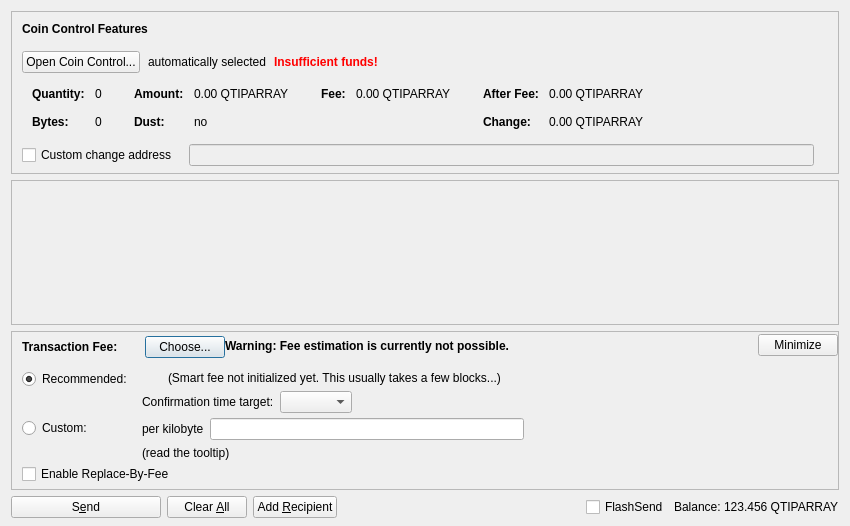
<?xml version="1.0" encoding="UTF-8"?>
<ui version="4.0">
 <class>SendCoinsDialog</class>
 <widget class="QDialog" name="SendCoinsDialog">
  <property name="geometry">
   <rect>
    <x>0</x>
    <y>0</y>
    <width>850</width>
    <height>526</height>
   </rect>
  </property>
  <property name="windowTitle">
   <string>Send Coins</string>
  </property>
  <layout class="QVBoxLayout" name="verticalLayout" stretch="0,1,0,0">
   <property name="bottomMargin">
    <number>8</number>
   </property>
   <item>
    <widget class="QFrame" name="frameCoinControl">
     <property name="sizePolicy">
      <sizepolicy hsizetype="Expanding" vsizetype="Expanding">
       <horstretch>0</horstretch>
       <verstretch>0</verstretch>
      </sizepolicy>
     </property>
     <property name="maximumSize">
      <size>
       <width>16777215</width>
       <height>16777215</height>
      </size>
     </property>
     <property name="frameShape">
      <enum>QFrame::StyledPanel</enum>
     </property>
     <property name="frameShadow">
      <enum>QFrame::Sunken</enum>
     </property>
     <layout class="QVBoxLayout" name="verticalLayoutCoinControl2">
      <property name="spacing">
       <number>0</number>
      </property>
      <property name="leftMargin">
       <number>0</number>
      </property>
      <property name="topMargin">
       <number>0</number>
      </property>
      <property name="rightMargin">
       <number>0</number>
      </property>
      <property name="bottomMargin">
       <number>6</number>
      </property>
      <item>
       <layout class="QVBoxLayout" name="verticalLayoutCoinControl" stretch="0,0,0,0,1">
        <property name="spacing">
         <number>0</number>
        </property>
        <property name="leftMargin">
         <number>10</number>
        </property>
        <property name="topMargin">
         <number>10</number>
        </property>
        <item>
         <layout class="QHBoxLayout" name="horizontalLayoutCoinControl1">
          <property name="bottomMargin">
           <number>15</number>
          </property>
          <item>
           <widget class="QLabel" name="labelCoinControlFeatures">
            <property name="sizePolicy">
             <sizepolicy hsizetype="Preferred" vsizetype="Maximum">
              <horstretch>0</horstretch>
              <verstretch>0</verstretch>
             </sizepolicy>
            </property>
            <property name="font">
             <font>
              <weight>75</weight>
              <bold>true</bold>
             </font>
            </property>
            <property name="styleSheet">
             <string notr="true">font-weight:bold;</string>
            </property>
            <property name="text">
             <string>Coin Control Features</string>
            </property>
           </widget>
          </item>
         </layout>
        </item>
        <item>
         <layout class="QHBoxLayout" name="horizontalLayoutCoinControl2" stretch="0,0,0,0">
          <property name="spacing">
           <number>8</number>
          </property>
          <property name="bottomMargin">
           <number>10</number>
          </property>
          <item>
           <widget class="QPushButton" name="pushButtonCoinControl">
            <property name="styleSheet">
             <string notr="true"/>
            </property>
            <property name="text">
             <string>Open Coin Control...</string>
            </property>
            <property name="autoDefault">
             <bool>false</bool>
            </property>
           </widget>
          </item>
          <item>
           <widget class="QLabel" name="labelCoinControlAutomaticallySelected">
            <property name="text">
             <string>automatically selected</string>
            </property>
            <property name="margin">
             <number>5</number>
            </property>
           </widget>
          </item>
          <item>
           <widget class="QLabel" name="labelCoinControlInsuffFunds">
            <property name="font">
             <font>
              <weight>75</weight>
              <bold>true</bold>
             </font>
            </property>
            <property name="styleSheet">
             <string notr="true">color:red;font-weight:bold;</string>
            </property>
            <property name="text">
             <string>Insufficient funds!</string>
            </property>
            <property name="margin">
             <number>5</number>
            </property>
           </widget>
          </item>
          <item>
           <spacer name="horizontalSpacerCoinControl">
            <property name="orientation">
             <enum>Qt::Horizontal</enum>
            </property>
            <property name="sizeHint" stdset="0">
             <size>
              <width>40</width>
              <height>1</height>
             </size>
            </property>
           </spacer>
          </item>
         </layout>
        </item>
        <item>
         <widget class="QWidget" name="widgetCoinControl" native="true">
          <property name="sizePolicy">
           <sizepolicy hsizetype="Preferred" vsizetype="Preferred">
            <horstretch>0</horstretch>
            <verstretch>0</verstretch>
           </sizepolicy>
          </property>
          <property name="minimumSize">
           <size>
            <width>0</width>
            <height>0</height>
           </size>
          </property>
          <property name="styleSheet">
           <string notr="true"/>
          </property>
          <layout class="QHBoxLayout" name="horizontalLayoutCoinControl5">
           <property name="leftMargin">
            <number>0</number>
           </property>
           <property name="topMargin">
            <number>0</number>
           </property>
           <property name="rightMargin">
            <number>0</number>
           </property>
           <property name="bottomMargin">
            <number>0</number>
           </property>
           <item>
            <layout class="QHBoxLayout" name="horizontalLayoutCoinControl3" stretch="0,0,0,1">
             <property name="spacing">
              <number>20</number>
             </property>
             <property name="topMargin">
              <number>0</number>
             </property>
             <property name="bottomMargin">
              <number>10</number>
             </property>
             <item>
              <layout class="QFormLayout" name="formLayoutCoinControl1">
               <property name="horizontalSpacing">
                <number>10</number>
               </property>
               <property name="verticalSpacing">
                <number>14</number>
               </property>
               <property name="leftMargin">
                <number>10</number>
               </property>
               <property name="topMargin">
                <number>4</number>
               </property>
               <property name="rightMargin">
                <number>6</number>
               </property>
               <item row="0" column="0">
                <widget class="QLabel" name="labelCoinControlQuantityText">
                 <property name="font">
                  <font>
                   <weight>75</weight>
                   <bold>true</bold>
                  </font>
                 </property>
                 <property name="text">
                  <string>Quantity:</string>
                 </property>
                 <property name="margin">
                  <number>0</number>
                 </property>
                </widget>
               </item>
               <item row="0" column="1">
                <widget class="QLabel" name="labelCoinControlQuantity">
                 <property name="cursor">
                  <cursorShape>IBeamCursor</cursorShape>
                 </property>
                 <property name="contextMenuPolicy">
                  <enum>Qt::ActionsContextMenu</enum>
                 </property>
                 <property name="text">
                  <string notr="true">0</string>
                 </property>
                 <property name="margin">
                  <number>0</number>
                 </property>
                 <property name="textInteractionFlags">
                  <set>Qt::LinksAccessibleByMouse|Qt::TextSelectableByKeyboard|Qt::TextSelectableByMouse</set>
                 </property>
                </widget>
               </item>
               <item row="1" column="0">
                <widget class="QLabel" name="labelCoinControlBytesText">
                 <property name="font">
                  <font>
                   <weight>75</weight>
                   <bold>true</bold>
                  </font>
                 </property>
                 <property name="text">
                  <string>Bytes:</string>
                 </property>
                </widget>
               </item>
               <item row="1" column="1">
                <widget class="QLabel" name="labelCoinControlBytes">
                 <property name="cursor">
                  <cursorShape>IBeamCursor</cursorShape>
                 </property>
                 <property name="contextMenuPolicy">
                  <enum>Qt::ActionsContextMenu</enum>
                 </property>
                 <property name="text">
                  <string notr="true">0</string>
                 </property>
                 <property name="textInteractionFlags">
                  <set>Qt::LinksAccessibleByMouse|Qt::TextSelectableByKeyboard|Qt::TextSelectableByMouse</set>
                 </property>
                </widget>
               </item>
              </layout>
             </item>
             <item>
              <layout class="QFormLayout" name="formLayoutCoinControl2">
               <property name="horizontalSpacing">
                <number>10</number>
               </property>
               <property name="verticalSpacing">
                <number>14</number>
               </property>
               <property name="leftMargin">
                <number>6</number>
               </property>
               <property name="topMargin">
                <number>4</number>
               </property>
               <property name="rightMargin">
                <number>6</number>
               </property>
               <item row="0" column="0">
                <widget class="QLabel" name="labelCoinControlAmountText">
                 <property name="font">
                  <font>
                   <weight>75</weight>
                   <bold>true</bold>
                  </font>
                 </property>
                 <property name="text">
                  <string>Amount:</string>
                 </property>
                 <property name="margin">
                  <number>0</number>
                 </property>
                </widget>
               </item>
               <item row="0" column="1">
                <widget class="QLabel" name="labelCoinControlAmount">
                 <property name="cursor">
                  <cursorShape>IBeamCursor</cursorShape>
                 </property>
                 <property name="contextMenuPolicy">
                  <enum>Qt::ActionsContextMenu</enum>
                 </property>
                 <property name="text">
                  <string notr="true">0.00 QTIPARRAY</string>
                 </property>
                 <property name="textInteractionFlags">
                  <set>Qt::LinksAccessibleByMouse|Qt::TextSelectableByKeyboard|Qt::TextSelectableByMouse</set>
                 </property>
                </widget>
               </item>
               <item row="1" column="0">
                <widget class="QLabel" name="labelCoinControlLowOutputText">
                 <property name="font">
                  <font>
                   <weight>75</weight>
                   <bold>true</bold>
                  </font>
                 </property>
                 <property name="text">
                  <string>Dust:</string>
                 </property>
                </widget>
               </item>
               <item row="1" column="1">
                <widget class="QLabel" name="labelCoinControlLowOutput">
                 <property name="cursor">
                  <cursorShape>IBeamCursor</cursorShape>
                 </property>
                 <property name="contextMenuPolicy">
                  <enum>Qt::ActionsContextMenu</enum>
                 </property>
                 <property name="text">
                  <string notr="true">no</string>
                 </property>
                 <property name="textInteractionFlags">
                  <set>Qt::LinksAccessibleByMouse|Qt::TextSelectableByKeyboard|Qt::TextSelectableByMouse</set>
                 </property>
                </widget>
               </item>
              </layout>
             </item>
             <item>
              <layout class="QFormLayout" name="formLayoutCoinControl3">
               <property name="horizontalSpacing">
                <number>10</number>
               </property>
               <property name="verticalSpacing">
                <number>14</number>
               </property>
               <property name="leftMargin">
                <number>6</number>
               </property>
               <property name="topMargin">
                <number>4</number>
               </property>
               <property name="rightMargin">
                <number>6</number>
               </property>
               <item row="0" column="0">
                <widget class="QLabel" name="labelCoinControlFeeText">
                 <property name="font">
                  <font>
                   <weight>75</weight>
                   <bold>true</bold>
                  </font>
                 </property>
                 <property name="text">
                  <string>Fee:</string>
                 </property>
                 <property name="margin">
                  <number>0</number>
                 </property>
                </widget>
               </item>
               <item row="0" column="1">
                <widget class="QLabel" name="labelCoinControlFee">
                 <property name="cursor">
                  <cursorShape>IBeamCursor</cursorShape>
                 </property>
                 <property name="contextMenuPolicy">
                  <enum>Qt::ActionsContextMenu</enum>
                 </property>
                 <property name="text">
                  <string notr="true">0.00 QTIPARRAY</string>
                 </property>
                 <property name="textInteractionFlags">
                  <set>Qt::LinksAccessibleByMouse|Qt::TextSelectableByKeyboard|Qt::TextSelectableByMouse</set>
                 </property>
                </widget>
               </item>
              </layout>
             </item>
             <item>
              <layout class="QFormLayout" name="formLayoutCoinControl4">
               <property name="horizontalSpacing">
                <number>10</number>
               </property>
               <property name="verticalSpacing">
                <number>14</number>
               </property>
               <property name="leftMargin">
                <number>6</number>
               </property>
               <property name="topMargin">
                <number>4</number>
               </property>
               <property name="rightMargin">
                <number>6</number>
               </property>
               <item row="0" column="0">
                <widget class="QLabel" name="labelCoinControlAfterFeeText">
                 <property name="font">
                  <font>
                   <weight>75</weight>
                   <bold>true</bold>
                  </font>
                 </property>
                 <property name="text">
                  <string>After Fee:</string>
                 </property>
                 <property name="margin">
                  <number>0</number>
                 </property>
                </widget>
               </item>
               <item row="0" column="1">
                <widget class="QLabel" name="labelCoinControlAfterFee">
                 <property name="cursor">
                  <cursorShape>IBeamCursor</cursorShape>
                 </property>
                 <property name="contextMenuPolicy">
                  <enum>Qt::ActionsContextMenu</enum>
                 </property>
                 <property name="text">
                  <string notr="true">0.00 QTIPARRAY</string>
                 </property>
                 <property name="textInteractionFlags">
                  <set>Qt::LinksAccessibleByMouse|Qt::TextSelectableByKeyboard|Qt::TextSelectableByMouse</set>
                 </property>
                </widget>
               </item>
               <item row="1" column="0">
                <widget class="QLabel" name="labelCoinControlChangeText">
                 <property name="font">
                  <font>
                   <weight>75</weight>
                   <bold>true</bold>
                  </font>
                 </property>
                 <property name="text">
                  <string>Change:</string>
                 </property>
                </widget>
               </item>
               <item row="1" column="1">
                <widget class="QLabel" name="labelCoinControlChange">
                 <property name="cursor">
                  <cursorShape>IBeamCursor</cursorShape>
                 </property>
                 <property name="contextMenuPolicy">
                  <enum>Qt::ActionsContextMenu</enum>
                 </property>
                 <property name="text">
                  <string notr="true">0.00 QTIPARRAY</string>
                 </property>
                 <property name="textInteractionFlags">
                  <set>Qt::LinksAccessibleByMouse|Qt::TextSelectableByKeyboard|Qt::TextSelectableByMouse</set>
                 </property>
                </widget>
               </item>
              </layout>
             </item>
            </layout>
           </item>
          </layout>
         </widget>
        </item>
        <item>
         <layout class="QHBoxLayout" name="horizontalLayoutCoinControl4" stretch="0,0,0">
          <property name="spacing">
           <number>12</number>
          </property>
          <property name="sizeConstraint">
           <enum>QLayout::SetDefaultConstraint</enum>
          </property>
          <property name="topMargin">
           <number>5</number>
          </property>
          <property name="rightMargin">
           <number>5</number>
          </property>
          <item>
           <widget class="QCheckBox" name="checkBoxCoinControlChange">
            <property name="toolTip">
             <string>If this is activated, but the change address is empty or invalid, change will be sent to a newly generated address.</string>
            </property>
            <property name="text">
             <string>Custom change address</string>
            </property>
           </widget>
          </item>
          <item>
           <widget class="QValidatedLineEdit" name="lineEditCoinControlChange">
            <property name="enabled">
             <bool>false</bool>
            </property>
            <property name="sizePolicy">
             <sizepolicy hsizetype="Expanding" vsizetype="Fixed">
              <horstretch>0</horstretch>
              <verstretch>0</verstretch>
             </sizepolicy>
            </property>
           </widget>
          </item>
          <item>
           <widget class="QLabel" name="labelCoinControlChangeLabel">
            <property name="sizePolicy">
             <sizepolicy hsizetype="Preferred" vsizetype="Expanding">
              <horstretch>0</horstretch>
              <verstretch>0</verstretch>
             </sizepolicy>
            </property>
            <property name="minimumSize">
             <size>
              <width>0</width>
              <height>0</height>
             </size>
            </property>
            <property name="text">
             <string/>
            </property>
            <property name="margin">
             <number>3</number>
            </property>
           </widget>
          </item>
         </layout>
        </item>
        <item>
         <spacer name="verticalSpacerCoinControl">
          <property name="orientation">
           <enum>Qt::Vertical</enum>
          </property>
          <property name="sizeHint" stdset="0">
           <size>
            <width>800</width>
            <height>1</height>
           </size>
          </property>
         </spacer>
        </item>
       </layout>
      </item>
     </layout>
    </widget>
   </item>
   <item>
    <widget class="QScrollArea" name="scrollArea">
     <property name="widgetResizable">
      <bool>true</bool>
     </property>
     <widget class="QWidget" name="scrollAreaWidgetContents">
      <property name="geometry">
       <rect>
        <x>0</x>
        <y>0</y>
        <width>830</width>
        <height>104</height>
       </rect>
      </property>
      <layout class="QVBoxLayout" name="verticalLayout_2" stretch="0,1">
       <property name="leftMargin">
        <number>0</number>
       </property>
       <property name="topMargin">
        <number>0</number>
       </property>
       <property name="rightMargin">
        <number>0</number>
       </property>
       <property name="bottomMargin">
        <number>0</number>
       </property>
       <item>
        <layout class="QVBoxLayout" name="entries">
         <property name="spacing">
          <number>6</number>
         </property>
        </layout>
       </item>
       <item>
        <spacer name="verticalSpacer">
         <property name="orientation">
          <enum>Qt::Vertical</enum>
         </property>
         <property name="sizeHint" stdset="0">
          <size>
           <width>20</width>
           <height>40</height>
          </size>
         </property>
        </spacer>
       </item>
      </layout>
     </widget>
    </widget>
   </item>
   <item>
    <widget class="QFrame" name="frameFee">
     <property name="sizePolicy">
      <sizepolicy hsizetype="Expanding" vsizetype="Expanding">
       <horstretch>0</horstretch>
       <verstretch>0</verstretch>
      </sizepolicy>
     </property>
     <property name="maximumSize">
      <size>
       <width>16777215</width>
       <height>16777215</height>
      </size>
     </property>
     <property name="frameShape">
      <enum>QFrame::StyledPanel</enum>
     </property>
     <property name="frameShadow">
      <enum>QFrame::Sunken</enum>
     </property>
     <layout class="QVBoxLayout" name="verticalLayoutFee1">
      <property name="spacing">
       <number>0</number>
      </property>
      <property name="leftMargin">
       <number>0</number>
      </property>
      <property name="topMargin">
       <number>0</number>
      </property>
      <property name="rightMargin">
       <number>0</number>
      </property>
      <property name="bottomMargin">
       <number>0</number>
      </property>
      <item>
       <layout class="QVBoxLayout" name="verticalLayoutFee2" stretch="0,0,0">
        <property name="spacing">
         <number>0</number>
        </property>
        <property name="leftMargin">
         <number>10</number>
        </property>
        <property name="topMargin">
         <number>0</number>
        </property>
        <item>
         <layout class="QHBoxLayout" name="horizontalLayoutFee1">
          <property name="bottomMargin">
           <number>0</number>
          </property>
          <item>
           <layout class="QVBoxLayout" name="verticalLayoutFee7">
            <property name="spacing">
             <number>0</number>
            </property>
            <item>
             <spacer name="verticalSpacerSmartFee">
              <property name="orientation">
               <enum>Qt::Vertical</enum>
              </property>
              <property name="sizeType">
               <enum>QSizePolicy::Fixed</enum>
              </property>
              <property name="sizeHint" stdset="0">
               <size>
                <width>1</width>
                <height>4</height>
               </size>
              </property>
             </spacer>
            </item>
            <item>
             <layout class="QHBoxLayout" name="horizontalLayoutSmartFee">
              <property name="spacing">
               <number>10</number>
              </property>
              <item>
               <widget class="QLabel" name="labelFeeHeadline">
                <property name="sizePolicy">
                 <sizepolicy hsizetype="Preferred" vsizetype="Maximum">
                  <horstretch>0</horstretch>
                  <verstretch>0</verstretch>
                 </sizepolicy>
                </property>
                <property name="font">
                 <font>
                  <weight>75</weight>
                  <bold>true</bold>
                 </font>
                </property>
                <property name="styleSheet">
                 <string notr="true">font-weight:bold;</string>
                </property>
                <property name="text">
                 <string>Transaction Fee:</string>
                </property>
               </widget>
              </item>
              <item>
               <widget class="QLabel" name="labelFeeMinimized">
                <property name="text">
                 <string/>
                </property>
               </widget>
              </item>
              <item>
               <widget class="QPushButton" name="buttonChooseFee">
                <property name="text">
                 <string>Choose...</string>
                </property>
               </widget>
              </item>
             </layout>
            </item>
            <item>
             <spacer name="verticalSpacer_5">
              <property name="orientation">
               <enum>Qt::Vertical</enum>
              </property>
              <property name="sizeHint" stdset="0">
               <size>
                <width>1</width>
                <height>1</height>
               </size>
              </property>
             </spacer>
            </item>
           </layout>
          </item>
          <item>
           <widget class="QLabel" name="fallbackFeeWarningLabel">
            <property name="font">
             <font>
              <weight>75</weight>
              <bold>true</bold>
             </font>
            </property>
            <property name="toolTip">
             <string>Using the fallbackfee can result in sending a transaction that will take several hours or days (or never) to confirm. Consider choosing your fee manually or wait until you have validated the complete chain.</string>
            </property>
            <property name="text">
             <string>Warning: Fee estimation is currently not possible.</string>
            </property>
            <property name="wordWrap">
             <bool>false</bool>
            </property>
           </widget>
          </item>
          <item>
           <spacer name="horizontalSpacer_4">
            <property name="orientation">
             <enum>Qt::Horizontal</enum>
            </property>
            <property name="sizeType">
             <enum>QSizePolicy::MinimumExpanding</enum>
            </property>
            <property name="sizeHint" stdset="0">
             <size>
              <width>40</width>
              <height>20</height>
             </size>
            </property>
           </spacer>
          </item>
          <item>
           <widget class="QPushButton" name="buttonMinimizeFee">
            <property name="toolTip">
             <string>collapse fee-settings</string>
            </property>
            <property name="text">
             <string>Minimize</string>
            </property>
           </widget>
          </item>
         </layout>
        </item>
        <item>
         <widget class="QFrame" name="frameFeeSelection">
          <layout class="QVBoxLayout" name="verticalLayoutFee12">
           <property name="spacing">
            <number>0</number>
           </property>
           <property name="leftMargin">
            <number>0</number>
           </property>
           <property name="topMargin">
            <number>0</number>
           </property>
           <property name="rightMargin">
            <number>0</number>
           </property>
           <property name="bottomMargin">
            <number>0</number>
           </property>
           <item>
            <layout class="QGridLayout" name="gridLayoutFee">
             <property name="topMargin">
              <number>10</number>
             </property>
             <property name="bottomMargin">
              <number>4</number>
             </property>
             <property name="horizontalSpacing">
              <number>10</number>
             </property>
             <property name="verticalSpacing">
              <number>4</number>
             </property>
             <item row="1" column="1">
              <layout class="QVBoxLayout" name="verticalLayoutFee8">
               <property name="spacing">
                <number>6</number>
               </property>
               <item>
                <layout class="QHBoxLayout" name="horizontalLayoutFee13">
                 <item>
                  <widget class="QLabel" name="labelCustomPerKilobyte">
                   <property name="toolTip">
                    <string>Specify a custom fee per kB (1,000 bytes) of the transaction's virtual size.

Note:  QtipArrayce the fee is calculated on a per-byte basis, a fee of &quot;100 satoshis per kB&quot; for a transaction size of 500 bytes (half of 1 kB) would ultimately yield a fee of only 50 satoshis.</string>
                   </property>
                   <property name="text">
                    <string>per kilobyte</string>
                   </property>
                  </widget>
                 </item>
                 <item>
                  <widget class="QTIPARRAYAmountField" name="customFee"/>
                 </item>
                 <item>
                  <spacer name="horizontalSpacer_6">
                   <property name="orientation">
                    <enum>Qt::Horizontal</enum>
                   </property>
                   <property name="sizeHint" stdset="0">
                    <size>
                     <width>1</width>
                     <height>1</height>
                    </size>
                   </property>
                  </spacer>
                 </item>
                </layout>
               </item>
               <item>
                <layout class="QHBoxLayout" name="horizontalLayoutFee8">
                 <item>
                  <widget class="QLabel" name="labelMinFeeWarning">
                   <property name="enabled">
                    <bool>true</bool>
                   </property>
                   <property name="toolTip">
                    <string>Paying only the minimum fee is just fine as long as there is less transaction volume than space in the blocks. But be aware that this can end up in a never confirming transaction once there is more demand for sin transactions than the network can process.</string>
                   </property>
                   <property name="text">
                    <string>(read the tooltip)</string>
                   </property>
                  </widget>
                 </item>
                 <item>
                  <spacer name="horizontalSpacer_2">
                   <property name="orientation">
                    <enum>Qt::Horizontal</enum>
                   </property>
                   <property name="sizeHint" stdset="0">
                    <size>
                     <width>1</width>
                     <height>1</height>
                    </size>
                   </property>
                  </spacer>
                 </item>
                </layout>
               </item>
              </layout>
             </item>
             <item row="0" column="0">
              <layout class="QVBoxLayout" name="verticalLayoutFee4" stretch="0,1">
               <item>
                <widget class="QRadioButton" name="radioSmartFee">
                 <property name="text">
                  <string>Recommended:</string>
                 </property>
                 <property name="checked">
                  <bool>true</bool>
                 </property>
                 <attribute name="buttonGroup">
                  <string notr="true">groupFee</string>
                 </attribute>
                </widget>
               </item>
               <item>
                <spacer name="verticalSpacer_2">
                 <property name="orientation">
                  <enum>Qt::Vertical</enum>
                 </property>
                 <property name="sizeHint" stdset="0">
                  <size>
                   <width>1</width>
                   <height>1</height>
                  </size>
                 </property>
                </spacer>
               </item>
              </layout>
             </item>
             <item row="1" column="0">
              <layout class="QVBoxLayout" name="verticalLayoutFee9" stretch="0,1">
               <item>
                <widget class="QRadioButton" name="radioCustomFee">
                 <property name="text">
                  <string>Custom:</string>
                 </property>
                 <attribute name="buttonGroup">
                  <string notr="true">groupFee</string>
                 </attribute>
                </widget>
               </item>
               <item>
                <spacer name="verticalSpacer_6">
                 <property name="orientation">
                  <enum>Qt::Vertical</enum>
                 </property>
                 <property name="sizeHint" stdset="0">
                  <size>
                   <width>1</width>
                   <height>1</height>
                  </size>
                 </property>
                </spacer>
               </item>
              </layout>
             </item>
             <item row="0" column="1">
              <layout class="QVBoxLayout" name="verticalLayoutFee3" stretch="0,0,1">
               <property name="spacing">
                <number>6</number>
               </property>
               <property name="topMargin">
                <number>2</number>
               </property>
               <item>
                <layout class="QHBoxLayout" name="horizontalLayoutFee12">
                 <item>
                  <widget class="QLabel" name="labelSmartFee">
                   <property name="text">
                    <string/>
                   </property>
                  </widget>
                 </item>
                 <item>
                  <widget class="QLabel" name="labelFeeEstimation">
                   <property name="text">
                    <string/>
                   </property>
                  </widget>
                 </item>
                 <item>
                  <widget class="QLabel" name="labelSmartFee2">
                   <property name="text">
                    <string>(Smart fee not initialized yet. This usually takes a few blocks...)</string>
                   </property>
                  </widget>
                 </item>
                 <item>
                  <spacer name="horizontalSpacer_5">
                   <property name="orientation">
                    <enum>Qt::Horizontal</enum>
                   </property>
                   <property name="sizeHint" stdset="0">
                    <size>
                     <width>1</width>
                     <height>1</height>
                    </size>
                   </property>
                  </spacer>
                 </item>
                </layout>
               </item>
               <item>
                <layout class="QHBoxLayout" name="horizontalLayoutFee9">
                 <item>
                  <layout class="QVBoxLayout" name="verticalLayoutFee6">
                   <item>
                    <widget class="QLabel" name="labelSmartFee3">
                     <property name="text">
                      <string>Confirmation time target:</string>
                     </property>
                    </widget>
                   </item>
                  </layout>
                 </item>
                 <item>
                  <layout class="QVBoxLayout" name="verticalLayoutFee5">
                   <property name="rightMargin">
                    <number>30</number>
                   </property>
                   <item>
                    <layout class="QHBoxLayout" name="horizontalLayoutConfTarget">
                     <property name="bottomMargin">
                      <number>0</number>
                     </property>
                     <item>
                      <widget class="QComboBox" name="confTargetSelector"/>
                     </item>
                     <item>
                      <spacer name="horizontalSpacerConfTarget">
                       <property name="orientation">
                        <enum>Qt::Horizontal</enum>
                       </property>
                       <property name="sizeHint" stdset="0">
                        <size>
                         <width>40</width>
                         <height>20</height>
                        </size>
                       </property>
                      </spacer>
                     </item>
                    </layout>
                   </item>
                  </layout>
                 </item>
                </layout>
               </item>
               <item>
                <spacer name="verticalSpacer_4">
                 <property name="orientation">
                  <enum>Qt::Vertical</enum>
                 </property>
                 <property name="sizeHint" stdset="0">
                  <size>
                   <width>1</width>
                   <height>1</height>
                  </size>
                 </property>
                </spacer>
               </item>
              </layout>
             </item>
            </layout>
           </item>
           <item>
            <widget class="QCheckBox" name="optInRBF">
             <property name="toolTip">
              <string>With Replace-By-Fee (BIP-125) you can increase a transaction's fee after it is sent. Without this, a higher fee may be recommended to compensate for increased transaction delay risk.</string>
             </property>
             <property name="text">
              <string>Enable Replace-By-Fee</string>
             </property>
            </widget>
           </item>
          </layout>
         </widget>
        </item>
        <item>
         <spacer name="verticalSpacerFee">
          <property name="orientation">
           <enum>Qt::Vertical</enum>
          </property>
          <property name="sizeHint" stdset="0">
           <size>
            <width>40</width>
            <height>5</height>
           </size>
          </property>
         </spacer>
        </item>
       </layout>
      </item>
     </layout>
    </widget>
   </item>
   <item>
    <layout class="QHBoxLayout" name="horizontalLayout">
     <item>
      <widget class="QPushButton" name="sendButton">
       <property name="minimumSize">
        <size>
         <width>150</width>
         <height>0</height>
        </size>
       </property>
       <property name="toolTip">
        <string>Confirm the send action</string>
       </property>
       <property name="text">
        <string>S&amp;end</string>
       </property>
       <property name="icon">
        <iconset>
         <normaloff>../../../../../../Desktop/UI DarkBlue v01/Resources/icons/drkblue/send1.png</normaloff>../../../../../../Desktop/UI DarkBlue v01/Resources/icons/drkblue/send1.png</iconset>
       </property>
       <property name="autoDefault">
        <bool>false</bool>
       </property>
       <property name="default">
        <bool>false</bool>
       </property>
      </widget>
     </item>
     <item>
      <widget class="QPushButton" name="clearButton">
       <property name="sizePolicy">
        <sizepolicy hsizetype="Minimum" vsizetype="Fixed">
         <horstretch>0</horstretch>
         <verstretch>0</verstretch>
        </sizepolicy>
       </property>
       <property name="toolTip">
        <string>Clear all fields of the form.</string>
       </property>
       <property name="text">
        <string>Clear &amp;All</string>
       </property>
       <property name="icon">
        <iconset>
         <normaloff>:/icons/remove</normaloff>:/icons/remove</iconset>
       </property>
       <property name="autoDefault">
        <bool>false</bool>
       </property>
      </widget>
     </item>
     <item>
      <widget class="QPushButton" name="addButton">
       <property name="toolTip">
        <string>Send to multiple recipients at once</string>
       </property>
       <property name="text">
        <string>Add &amp;Recipient</string>
       </property>
       <property name="icon">
        <iconset>
         <normaloff>:/icons/add</normaloff>:/icons/add</iconset>
       </property>
       <property name="autoDefault">
        <bool>false</bool>
       </property>
      </widget>
     </item>
     <item>
      <spacer name="horizontalSpacer">
       <property name="orientation">
        <enum>Qt::Horizontal</enum>
       </property>
       <property name="sizeHint" stdset="0">
        <size>
         <width>40</width>
         <height>20</height>
        </size>
       </property>
      </spacer>
     </item>
     <item>
      <layout class="QHBoxLayout" name="horizontalLayout_2">
       <property name="spacing">
        <number>3</number>
       </property>
       <item>
        <widget class="QCheckBox" name="checkUseInstantSend">
         <property name="enabled">
          <bool>true</bool>
         </property>
         <property name="minimumSize">
          <size>
           <width>85</width>
           <height>0</height>
          </size>
         </property>
         <property name="text">
          <string>FlashSend</string>
         </property>
        </widget>
       </item>
       <item>
        <widget class="QLabel" name="label">
         <property name="sizePolicy">
          <sizepolicy hsizetype="Preferred" vsizetype="Fixed">
           <horstretch>0</horstretch>
           <verstretch>0</verstretch>
          </sizepolicy>
         </property>
         <property name="text">
          <string>Balance:</string>
         </property>
        </widget>
       </item>
       <item>
        <widget class="QLabel" name="labelBalance">
         <property name="sizePolicy">
          <sizepolicy hsizetype="Preferred" vsizetype="Fixed">
           <horstretch>0</horstretch>
           <verstretch>0</verstretch>
          </sizepolicy>
         </property>
         <property name="cursor">
          <cursorShape>IBeamCursor</cursorShape>
         </property>
         <property name="text">
          <string notr="true">123.456 QTIPARRAY</string>
         </property>
         <property name="textInteractionFlags">
          <set>Qt::LinksAccessibleByMouse|Qt::TextSelectableByKeyboard|Qt::TextSelectableByMouse</set>
         </property>
        </widget>
       </item>
      </layout>
     </item>
    </layout>
   </item>
  </layout>
 </widget>
 <customwidgets>
  <customwidget>
   <class>QValidatedLineEdit</class>
   <extends>QLineEdit</extends>
   <header>qt/qvalidatedlineedit.h</header>
  </customwidget>
  <customwidget>
   <class>QTIPARRAYAmountField</class>
   <extends>QLineEdit</extends>
   <header>qt/sinamountfield.h</header>
   <container>1</container>
  </customwidget>
 </customwidgets>
 <resources>
  <include location="../sin.qrc"/>
 </resources>
 <connections/>
 <buttongroups>
  <buttongroup name="groupFee"/>
 </buttongroups>
</ui>
